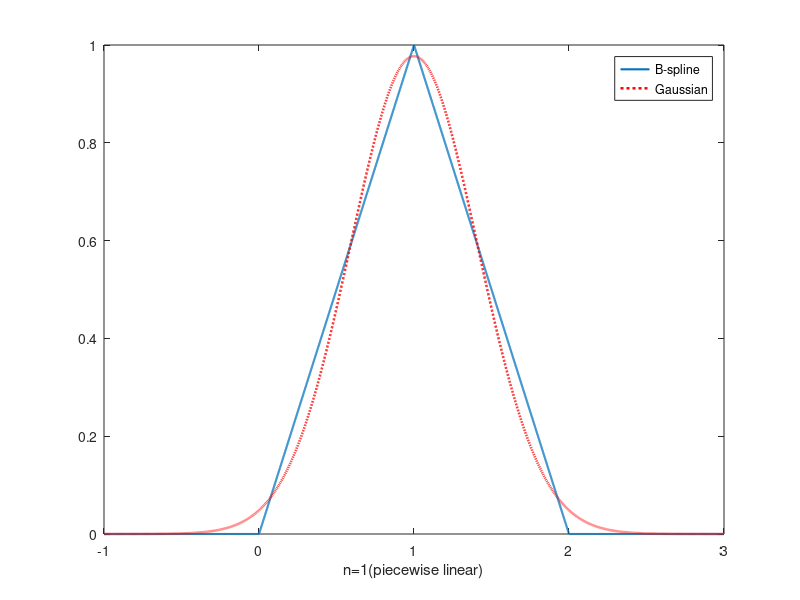
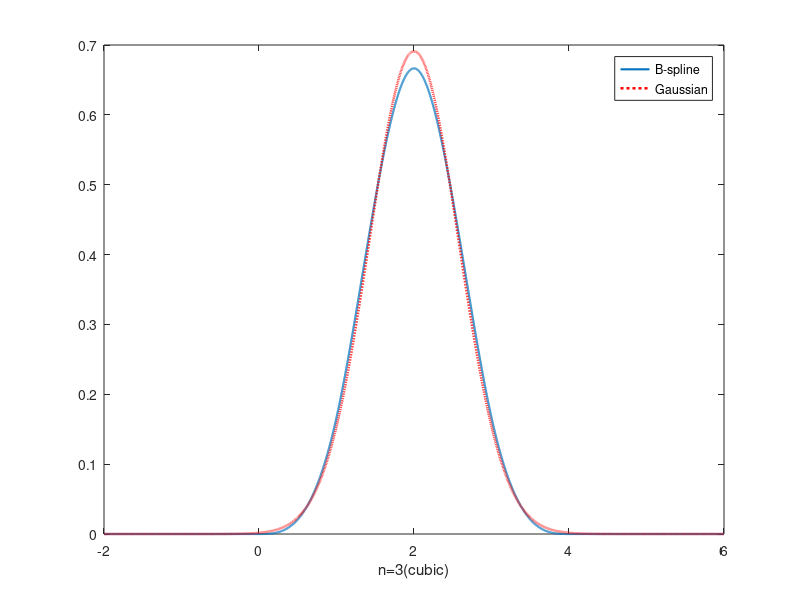
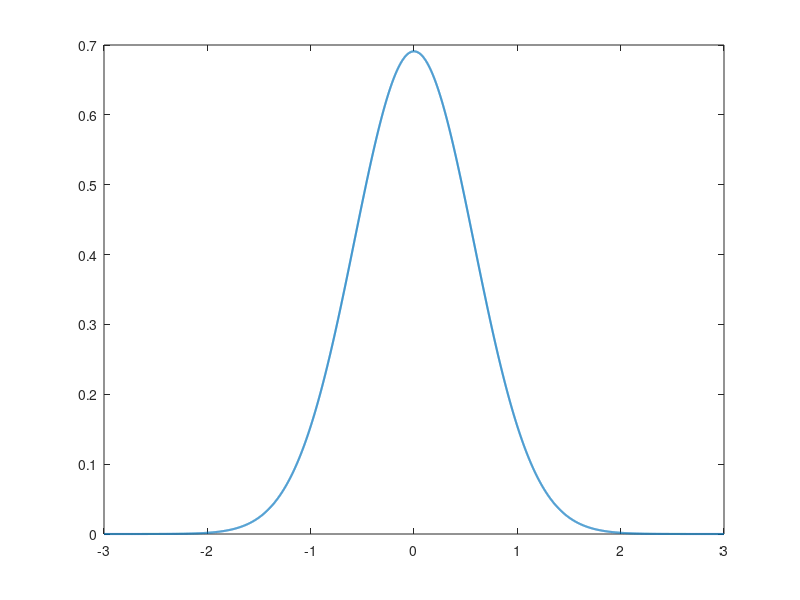
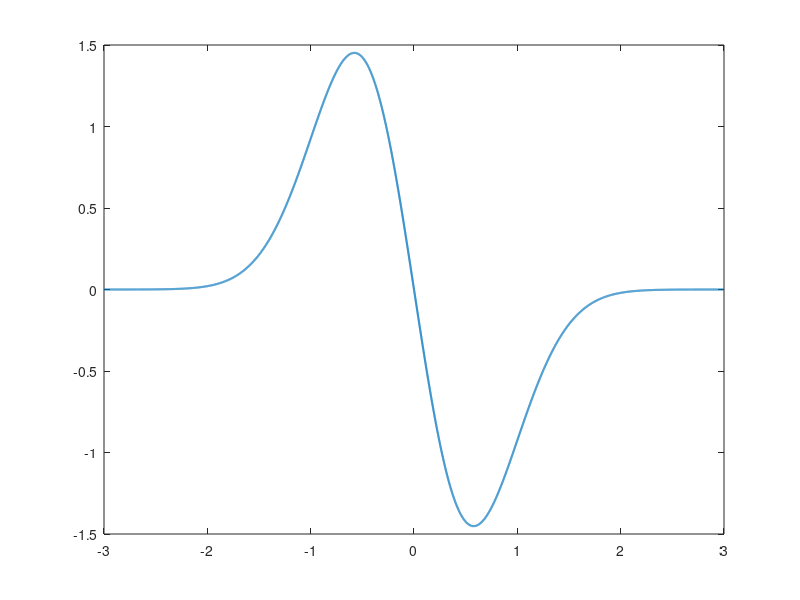

These figures' MATLAB source, in order:
clear
hold off
x=-1:.001:3;
for i=1:length(x)
    if x(i)>=0 && x(i)<1
        y(i)=x(i);
    elseif x(i)>=1 && x(i)<2
        y(i)=2-x(i);
    else
        y(i)=0;
    end
end
plot(x,y,'LineWidth',1.5); 
y1=sqrt(6/(pi*2))*exp(-6*(x-1).^2/2);
hold on
plot(x,y1,'r:','LineWidth',1.8);
xlabel('n=1(piecewise linear)');
legend('B-spline','Gaussian');


clear
x=-2:.001:6;
for i=1:length(x)
    if x(i)>=0 && x(i)<1
        y(i)=x(i)^3/6;
    elseif x(i)>=1 && x(i)<2
        y(i)=(-3*x(i)^3+12*x(i)^2-12*x(i)+4)/6;
    elseif x(i)>=2 && x(i)<3
        y(i)=(3*x(i)^3-24*x(i)^2+60*x(i)-44)/6;
    elseif x(i)>=3 && x(i)<4
        y(i)=(4-x(i))^3/6;
    else
        y(i)=0;
    end
end
figure(2);
plot(x,y,'LineWidth',1.5);
y1=sqrt(6/(pi*4))*exp(-6*(x-2).^2/4);
hold on
plot(x,y1,'r:','LineWidth',1.8);
xlabel('n=3(cubic)');
legend('B-spline','Gaussian');

clear x
x=-3:.001:3;
figure(3);
y2=sqrt(6/(pi*4))*exp(-6*(x).^2/4);
y3=-6*x.*y2;
plot(x,y2,'LineWidth',1.5);
figure(4); plot(x,y3,'LineWidth',1.5);

        